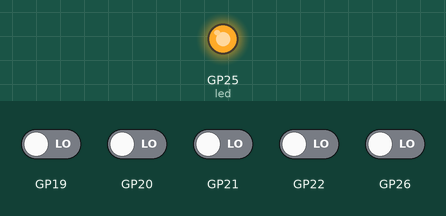
The program below on a simulated Raspberry Pi Pico running CircuitPython. Shown: output pins drawn as LEDs (lit = HIGH). Inputs (shaded band) come from the test bench; at power-on: GP19–22, GP26 LOW. USB keyboard and mouse output is not drawn; the interpreter's speed is modelled, so counts of loop turns are approximate; pins used as bus, display or sensor lines are not drawn; what the program prints to the serial console is not drawn.

Above: at 0.1 s.
At 3.1 s:
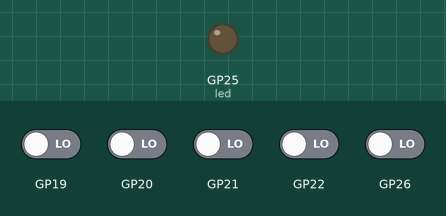
Timing chart, 0 to 4.6 s (numbered marks = the images above):
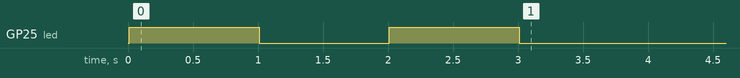

The program:

code.py
```python
import time
import board
import digitalio
import usb_hid
from adafruit_hid.keyboard import Keyboard
from adafruit_hid.keyboard_layout_us import KeyboardLayoutUS
from adafruit_hid.keycode import Keycode

# Globals
LED_BLINK = 100
DEBOUCE_NUMBER = 2
MATRIX_SCAN = 0.0001
LAYER = 0

class macro1():

    def __init__(self):
        print ("init macro1")

    def run(self):
        print ("Macro1 Running")
        keyboard.press(Keycode.A)
        time.sleep(.01)
        keyboard.release(Keycode.A)
        keyboard.press(Keycode.B)
        time.sleep(.01)
        keyboard.release(Keycode.B)
        keyboard.press(Keycode.C)
        time.sleep(.01)
        keyboard.release(Keycode.C)
        keyboard.press(Keycode.D)
        time.sleep(.01)
        keyboard.release(Keycode.D)
        keyboard.press(Keycode.E)
        time.sleep(.01)
        keyboard.release(Keycode.E)

class macro2():

    def __init__(self):
        print ("init macro2")

    def run(self):
        print ("Macro2 Running")
        keyboard_layout.write("this is a test")

class function_key():

    layer_lock = 0

    def __init__(self):
        print ("init function_key")

    def run(self, value):
        if( self.layer_lock == 0 and value == 1):
            # Lcok the layer
            self.layer_lock = 1
            self.toggle_layer(value)
        elif( self.layer_lock == 1 and value == 0 ):
            # unlock the layer
            self.layer_lock = 0
            self.toggle_layer(value)

    def toggle_layer(self, layer):
        # set the global layer
        global LAYER
        LAYER = layer

    def switch_layer(self):
        print ("Switch")


MACRO_TYPE = (macro1, macro2)

print("Initing device PINS, Key Matrix, Etc...")

# Keyboard Layout
Keyboard_Layout = [ [ [ Keycode.GRAVE_ACCENT, Keycode.ONE, Keycode.TWO, Keycode.THREE, Keycode.FOUR, Keycode.FIVE, Keycode.SIX, Keycode.SEVEN, Keycode.EIGHT, Keycode.NINE, Keycode.ZERO, Keycode.MINUS, Keycode.EQUALS, None, Keycode.BACKSPACE, Keycode.ONE ],
                      [ Keycode.TAB, None, Keycode.Q, Keycode.W, Keycode.E, Keycode.R, Keycode.T, Keycode.Y, Keycode.U, Keycode.I, Keycode.O, Keycode.P, Keycode.LEFT_BRACKET, Keycode.RIGHT_BRACKET, Keycode.BACKSLASH, Keycode.TWO ],
                      [ Keycode.CAPS_LOCK , None, Keycode.A, Keycode.S, Keycode.D, Keycode.F, Keycode.G, Keycode.H, Keycode.J, Keycode.K, Keycode.L, Keycode.SEMICOLON, Keycode.QUOTE, Keycode.ENTER, None, Keycode.THREE ],
                      [ Keycode.LEFT_SHIFT, None, Keycode.Z, Keycode.X, Keycode.C, Keycode.V, Keycode.B, Keycode.N, Keycode.M, Keycode.COMMA, Keycode.PERIOD, Keycode.FORWARD_SLASH, None, Keycode.RIGHT_SHIFT, None, Keycode.FOUR ],
                      [ Keycode.LEFT_CONTROL, Keycode.LEFT_GUI, Keycode.LEFT_ALT, None, None, None, Keycode.SPACEBAR, None, None, None, Keycode.RIGHT_ALT, Keycode.RIGHT_GUI, None, Keycode.APPLICATION, Keycode.RIGHT_CONTROL, Keycode.FIVE ] ],

                    [ [ None, None, None, None, None, None, None, None, None, None, None, None, None, None, None, None],
                      [ None, None, None, None, None, None, None, None, None, None, None, None, None, None, None, None],
                      [ None, None, None, None, None, None, None, None, None, None, None, None, None, None, None, None],
                      [ None, None, None, None, None, None, None, None, None, None, None, None, None, None, None, None],
                      [ None, None, None, None, None, None, None, None, None, None, None, None, None, None, None, None] ] ]
# The Physical Pins
#                       COL0       COL1       COL2       COL3       COL4       COL5       COL6       COL7       COL8        COL9        COL10       COL11       COL12       COL13       COL14       COL15
keyboard_cols = [ board.GP0, board.GP1, board.GP2, board.GP3, board.GP6, board.GP7, board.GP8, board.GP9, board.GP10, board.GP11, board.GP12, board.GP14, board.GP15, board.GP16, board.GP17, board.GP18 ]
#                       ROW0        ROW1        ROW2        ROW3        ROW4
keyboard_rows = [ board.GP19, board.GP20, board.GP21, board.GP22, board.GP26 ]

# The Pin Matrix
keyboard_cols_array = []
keyboard_rows_array = []

# Make all col pin objects inputs with pullups
for pin in keyboard_cols:
    key_pin = digitalio.DigitalInOut(pin)
    key_pin.direction = digitalio.Direction.OUTPUT
    key_pin.value = False
    keyboard_cols_array.append(key_pin)

# Make all row pin objects inputs with pullups
for pin in keyboard_rows:
    key_pin = digitalio.DigitalInOut(pin)
    key_pin.direction = digitalio.Direction.INPUT
    key_pin.pull = digitalio.Pull.DOWN
    keyboard_rows_array.append(key_pin)

print(keyboard_cols_array)
print(keyboard_rows_array)

led = digitalio.DigitalInOut(board.LED)
led.switch_to_output()

print(Keyboard_Layout)

print("Device ready HID")

# Debug LED ON
led.value = True
# Wait
time.sleep(1)
# Debug LED OFF
led.value = False
# Wait
time.sleep(1)
# Debug LED ON
led.value = True
# Wait
time.sleep(1)
# Debug LED OFF
led.value = False

print("Starting USB_HID")

keyboard = Keyboard(usb_hid.devices)
keyboard_layout = KeyboardLayoutUS(keyboard)

print("Starting Main Loop")

# Debouncing Array
Debouncing_Array = [[ 0, 0, 0, 0, 0, 0, 0, 0, 0, 0, 0, 0, 0, 0, 0, 0],
                    [ 0, 0, 0, 0, 0, 0, 0, 0, 0, 0, 0, 0, 0, 0, 0, 0],
                    [ 0, 0, 0, 0, 0, 0, 0, 0, 0, 0, 0, 0, 0, 0, 0, 0],
                    [ 0, 0, 0, 0, 0, 0, 0, 0, 0, 0, 0, 0, 0, 0, 0, 0],
                    [ 0, 0, 0, 0, 0, 0, 0, 0, 0, 0, 0, 0, 0, 0, 0, 0]]

# Status LED
LED_Count = 0
# Main Loop
while True:

    if(LED_Count == LED_BLINK):
        # Debug LED ON
        led.value = True
        LED_Count = 0

    state_change = False

    # Scan Rows
    col_pin_number = 0
    # Set all Rows
    for col in keyboard_cols_array:
        # Set the pin to High
        col.value = True
        # Scan Cols
        row_pin_number = 0
        # Read all Cols
        for row in keyboard_rows_array:
            # Check if the col is low
            if ( row.value == True ):
                # If the pin is low, add to debouce array
                Debouncing_Array[row_pin_number][col_pin_number] += 1
                # check if debounce is > 2
                if (Debouncing_Array[row_pin_number][col_pin_number] >= DEBOUCE_NUMBER):
                    # If it passes the debouce test
                    if ( isinstance(Keyboard_Layout[LAYER][row_pin_number][col_pin_number], int) ):
                        # Add the keycode to the HID report
                        keyboard._add_keycode_to_report(Keyboard_Layout[LAYER][row_pin_number][col_pin_number])
                        # update state change
                        state_change = True
                    elif( isinstance(Keyboard_Layout[LAYER][row_pin_number][col_pin_number], MACRO_TYPE) ):
                        # Fire off the macro
                        Keyboard_Layout[LAYER][row_pin_number][col_pin_number].run()
                    elif( isinstance(Keyboard_Layout[LAYER][row_pin_number][col_pin_number], function_key) ):
                        # time to run the layer code.
                        Keyboard_Layout[LAYER][row_pin_number][col_pin_number].run(1)
                    else:
                        # unknwon type, pass
                        pass
            else:
                # check if this key was just released
                if(Debouncing_Array[row_pin_number][col_pin_number] != 0):
                    # If it doesn't pass the debouce test, or is no longer pressed
                    if ( isinstance(Keyboard_Layout[LAYER][row_pin_number][col_pin_number], int) ):
                        # Remove the keycode to the HID report
                        keyboard._remove_keycode_from_report(Keyboard_Layout[LAYER][row_pin_number][col_pin_number])
                        # update state change
                        state_change = True

                    elif( isinstance(Keyboard_Layout[LAYER][row_pin_number][col_pin_number], MACRO_TYPE) ):
                        # no need to fire off marco
                        pass
                    elif( isinstance(Keyboard_Layout[LAYER][row_pin_number][col_pin_number], function_key) ):
                        Keyboard_Layout[LAYER][row_pin_number][col_pin_number].run(0)
                    else:
                        # unknwon type, pass
                        pass

                    # If the pin is high, set the debounce to zero
                    Debouncing_Array[row_pin_number][col_pin_number] = 0

            # Inc col_pin_number
            row_pin_number += 1
        # Inc row_pin_number
        col_pin_number += 1

        # Set col Low
        col.value = False

    if(state_change == True):
        # Only if there is a HID Report change Send report
        keyboard._keyboard_device.send_report(keyboard.report)

    # Debug LED OFF
    LED_Count += 1
    led.value = False
```
